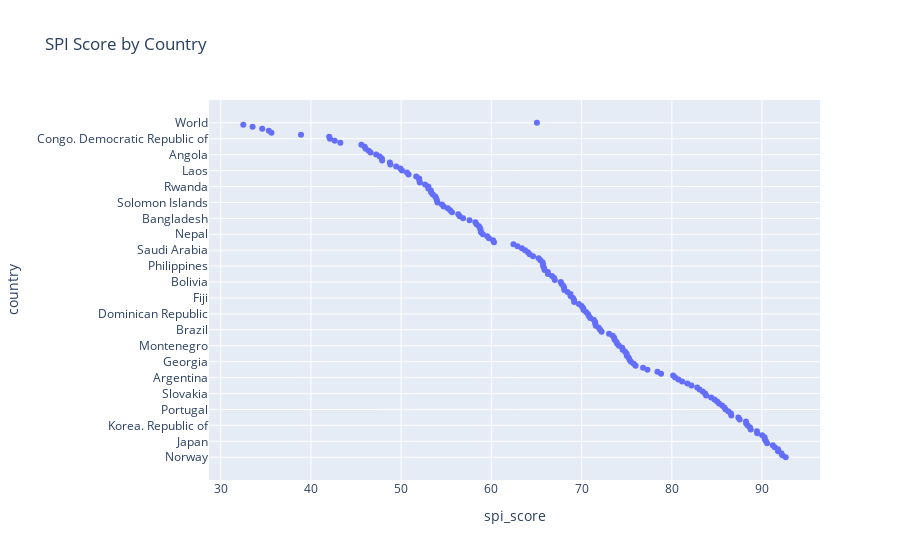
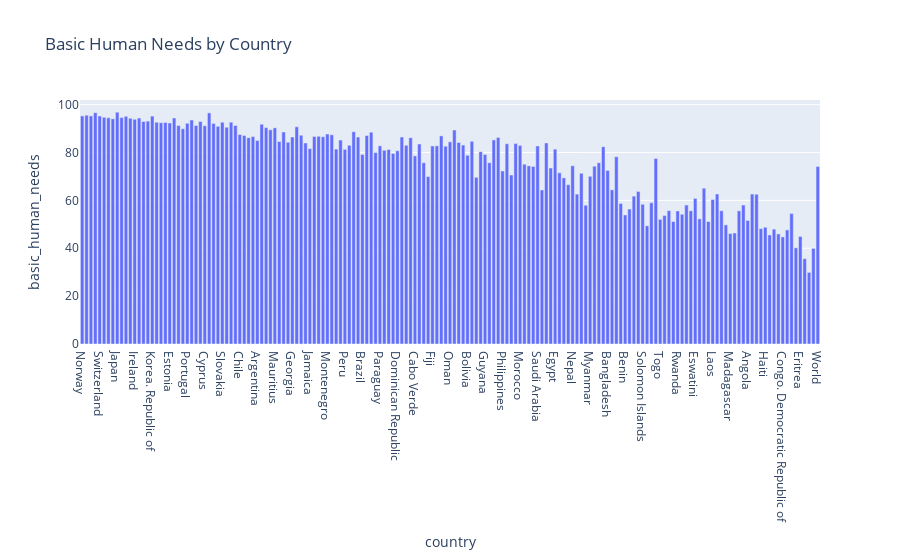
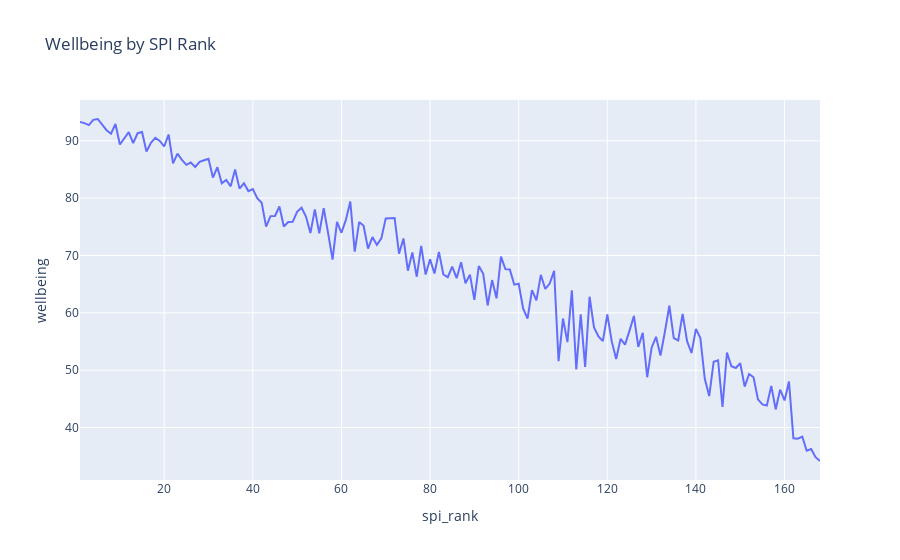

Here is the notebook cell these charts were saved with, in order:
### Markdown cell above
1. dashboard of major findings & conclusions from the SPI report dataset.

### Code cell
import plotly.express as px

fig1 = px.scatter(df, x='spi_score', y='country', title='SPI Score by Country')
fig2 = px.bar(df, x='country', y='basic_human_needs', title='Basic Human Needs by Country')
fig3 = px.line(df, x='spi_rank', y='wellbeing', title='Wellbeing by SPI Rank')

fig1.show()
fig2.show()
fig3.show()

### Figure 1 — Plotly figure (JSON) as saved in the notebook; plotly's stock layout.template omitted (floating-point values rounded to 4 significant figures; data arrays with more than 128 entries replaced by an {"elided": "..."} marker saying what was removed)
{"data": [{"hovertemplate": "spi_score=%{x}<br>country=%{y}<extra></extra>", "legendgroup": "", "marker": {"color": "#636efa", "symbol": "circle"}, "mode": "markers", "name": "", "orientation": "h", "showlegend": false, "type": "scatter", "x": {"elided": "169 float values"}, "xaxis": "x", "y": {"elided": "169 str values"}, "yaxis": "y"}], "layout": {"autosize": true, "legend": {"tracegroupgap": 0}, "title": {"text": "SPI Score by Country"}, "xaxis": {"anchor": "y", "autorange": true, "domain": [0, 1], "range": [28.8, 96.33], "title": {"text": "spi_score"}, "type": "linear"}, "yaxis": {"anchor": "x", "autorange": true, "domain": [0, 1], "range": [-13.86, 181.9], "title": {"text": "country"}, "type": "category"}}}

### Figure 2 — Plotly figure (JSON) as saved in the notebook; plotly's stock layout.template omitted (floating-point values rounded to 4 significant figures; data arrays with more than 128 entries replaced by an {"elided": "..."} marker saying what was removed)
{"data": [{"alignmentgroup": "True", "hovertemplate": "country=%{x}<br>basic_human_needs=%{y}<extra></extra>", "legendgroup": "", "marker": {"color": "#636efa", "pattern": {"shape": ""}}, "name": "", "offsetgroup": "", "orientation": "v", "showlegend": false, "textposition": "auto", "type": "bar", "x": {"elided": "169 str values"}, "xaxis": "x", "y": {"elided": "169 float values"}, "yaxis": "y"}], "layout": {"autosize": true, "barmode": "relative", "legend": {"tracegroupgap": 0}, "title": {"text": "Basic Human Needs by Country"}, "xaxis": {"anchor": "y", "autorange": true, "domain": [0, 1], "range": [-0.5, 168.5], "title": {"text": "country"}, "type": "category"}, "yaxis": {"anchor": "x", "autorange": true, "domain": [0, 1], "range": [0, 101.9], "title": {"text": "basic_human_needs"}, "type": "linear"}}}

### Figure 3 — Plotly figure (JSON) as saved in the notebook; plotly's stock layout.template omitted (floating-point values rounded to 4 significant figures; data arrays with more than 128 entries replaced by an {"elided": "..."} marker saying what was removed)
{"data": [{"hovertemplate": "spi_rank=%{x}<br>wellbeing=%{y}<extra></extra>", "legendgroup": "", "line": {"color": "#636efa", "dash": "solid"}, "marker": {"symbol": "circle"}, "mode": "lines", "name": "", "orientation": "v", "showlegend": false, "type": "scatter", "x": {"elided": "169 int values"}, "xaxis": "x", "y": {"elided": "169 float values"}, "yaxis": "y"}], "layout": {"autosize": true, "legend": {"tracegroupgap": 0}, "title": {"text": "Wellbeing by SPI Rank"}, "xaxis": {"anchor": "y", "autorange": true, "domain": [0, 1], "range": [1, 168], "title": {"text": "spi_rank"}, "type": "linear"}, "yaxis": {"anchor": "x", "autorange": true, "domain": [0, 1], "range": [30.86, 97.11], "title": {"text": "wellbeing"}, "type": "linear"}}}
